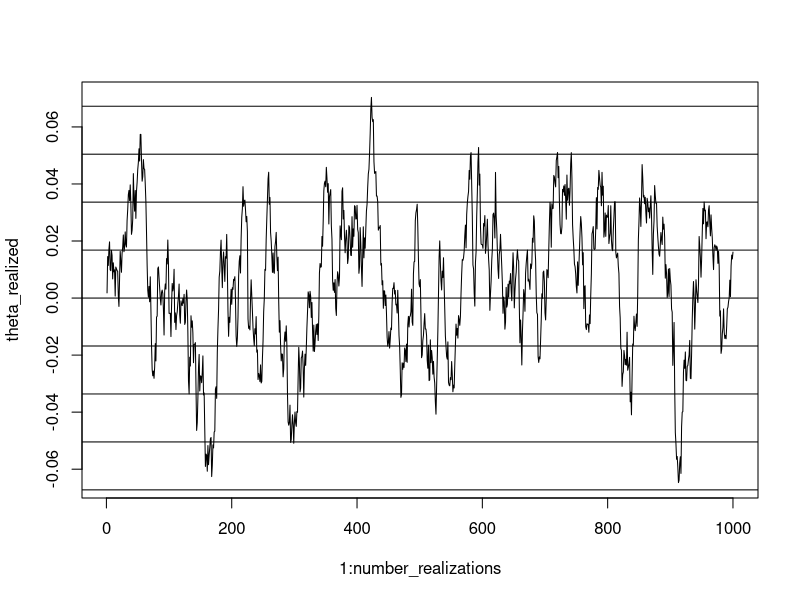
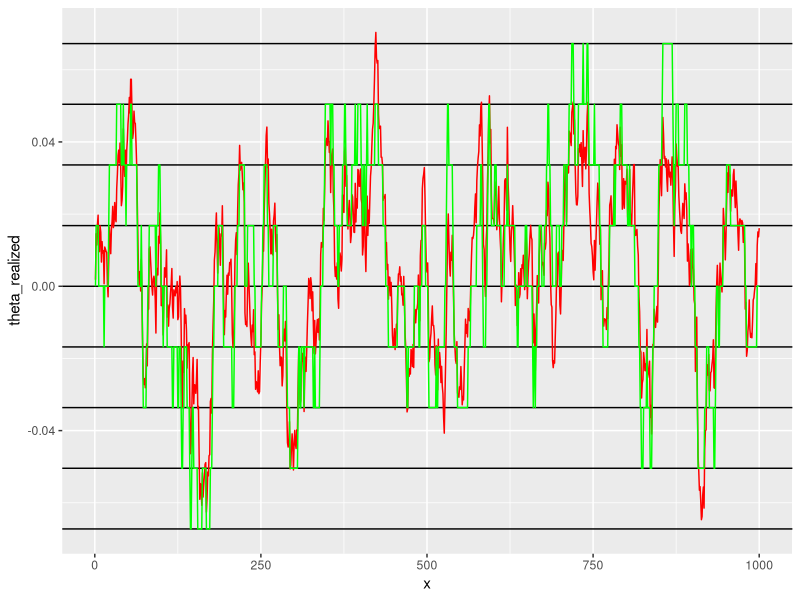

These charts were generated, in order, by the following R code:
## ---- chunk 1
#require(ggplot2)
library(ggplot2)

set.seed(15)
N = 9
m = 3
rho = 0.95
sigma = 0.007

thetas = c(1:N)


## Upper bound of theta 

thetas[N] = m*sigma/((1-rho^2)^(1/2))

## Lower bounf of theta 
thetas[1] = -thetas[N]

delta_theta = thetas[N]/((N-1)/2)

# The other theta_ns
# This calculates the value of the intermediary thetas

for (i in 2:(N-1)){
  print(i)
  thetas[i] = thetas[1] + (i-1)*delta_theta
}
thetas


## ---- chunk 2

transition_matrix = matrix(,N,N)
#transition_matrix


#Probability(i,j) is given theta_i the probability of theta_j being draw in the next period

for (i in 1:N){
  for (j in 1:N){
    if (j==1){
      transition_matrix[i,j] = pnorm((thetas[j] + delta_theta/2 - rho*thetas[i])/sigma)
    }else if (j==N){
      transition_matrix[i,j] = 1 - pnorm((thetas[j] - delta_theta/2 - rho*thetas[i])/sigma)
    }else{
    transition_matrix[i,j] = pnorm((thetas[j] + delta_theta/2 - rho*thetas[i])/sigma) - pnorm((thetas[j] - delta_theta/2 - rho*thetas[i])/sigma)
    }
  }
}
transition_matrix

## ---- chunk 3
#testes

number_realizations = 1000
epsilon = rnorm(n=number_realizations, mean =0, sd = sigma)

theta_realized = c(1:number_realizations)

for (i in 1:number_realizations){
  if(i ==1){
    theta_realized[i] = epsilon[i]
  }else{
    theta_realized[i] = rho*theta_realized[i-1] + epsilon[i]   
  }

}
plot(1:number_realizations,theta_realized, type ="l")  
abline(h = thetas)

## ---- chunk 4
# Transformar a transition_matrix (que está en valores de pdf) em valores de cdf
cdf_transition_matrix = transition_matrix
for (i in 1:N){
  for (j in 1:N){
    cdf_transition_matrix[i,j] = sum(transition_matrix[i,1:j])
  }
  
}
cdf_transition_matrix

## ---- chunk 5
#hist(epsilon, 200) # plota um histograma dos epsilons

theta_discrete = c(1:number_realizations)

cdf_epsilon = pnorm(epsilon, mean = 0, sd = sigma)




# O primeiro theta vou assumir que o "theta aterior" é 0, pois a média do erro é 0

index_theta_old = 5

for (i in 1:number_realizations){
    for (index_theta in 1:N){
      if(cdf_epsilon[i] < cdf_transition_matrix[index_theta_old,index_theta]){
        theta_discrete[i] = thetas[index_theta]
        index_theta_old = index_theta
        #print(index_theta)
        break
      }
    }
} 

#plot(theta_discrete)
#theta_discrete
## ---- chunk 6
x = c(1:number_realizations)
df = data.frame(x,theta_realized, theta_discrete)
g = ggplot(df,aes(x))
g = g + geom_hline(yintercept = thetas)
g = g + geom_line(aes(y=theta_realized), colour="red")
g = g + geom_line(aes(y= theta_discrete), colour="green")

g

## ---- chunk 7

123
